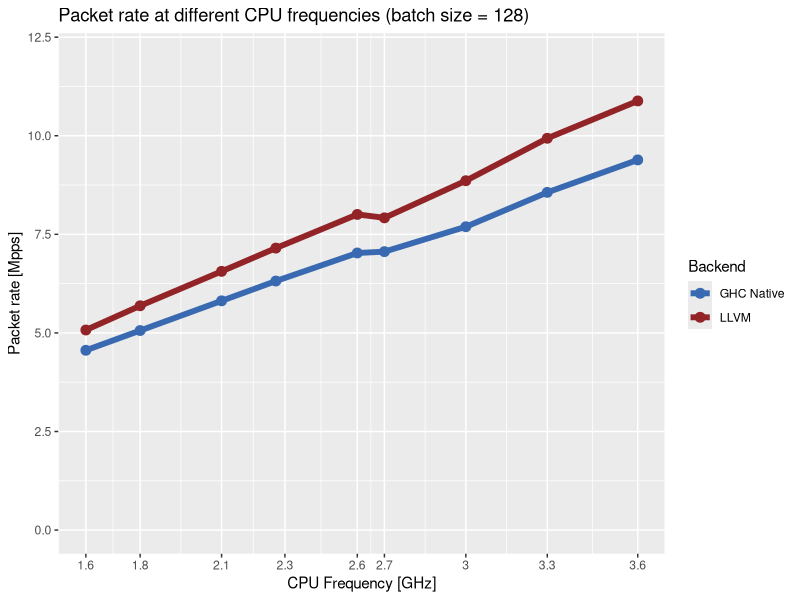

Reproduce this figure in R.
library(readr)
library(ggplot2)
library(reshape2)

dataAsm <- read.csv("./asm/raw-freq.csv", header=FALSE)
dataLlvm <- read.csv("./llvm/raw-freq.csv", header=FALSE)
data <- merge(dataAsm, dataLlvm, by="V1")
data$V2.x <- data$V2.x * 2
data$V2.y <- data$V2.y * 2

b <- c(49, 55, 64, 71, 79, 82, 91, 100, 110)
l <- c(1.6, 1.8, 2.1, 2.3, 2.6, 2.7, 3.0, 3.3, 3.6)

d <- melt(data, id.vars=c("V1"))

png("hs-freq.png")
p <- ggplot(d) + geom_line(aes(x=V1, y=value, color=variable), size=2) + scale_x_continuous(breaks = b, labels = l) +
    xlab("CPU Frequency [GHz]") + ylab("Packet rate [Mpps]") + ggtitle("Packet rate at different CPU frequencies (batch size = 128)") +
    scale_y_continuous(limits=c(0, 12)) + scale_colour_manual(name="Backend", labels=c("GHC Native", "LLVM"), values=c("#396ab1", "#922428")) + 
    geom_point(aes(x=V1, y=value, color=variable), size=3)
print(p)
